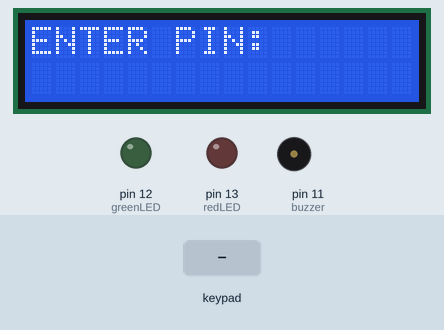
A sketch run on a simulated Arduino Uno, built with avr-gcc and run on an emulated ATmega328P. On the bench: 16×2 character LCD, output pins drawn as LEDs (lit = HIGH), buzzer (waves = sounding). The inputs (shaded band) are chosen by the test bench.

Above: at 1.2 s.
1.3 s: keypad keys 1 2 3 4 pressed 0.4 s apart
At 3.8 s:
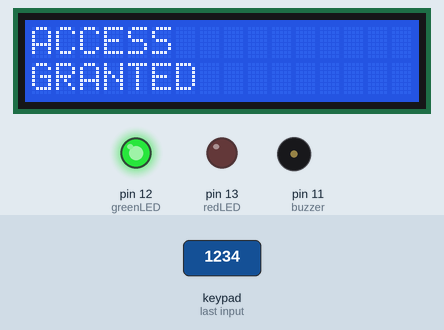
4.4 s: keypad keys 1 3 9 7 pressed 0.4 s apart
At 6.6 s:
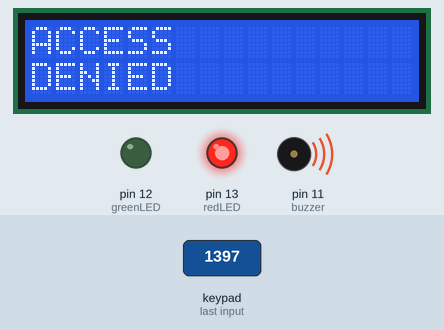
8.5 s: key '1' pressed
At 9.2 s:
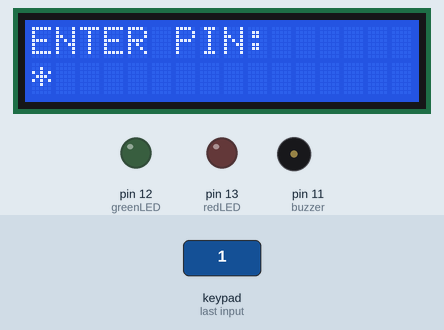
10.0 s: key '2' pressed
At 10.6 s:
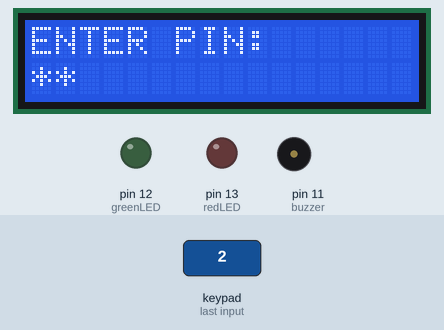
Timing chart, 0 to 12.5 s (numbered marks = the images above; inputs shaded):
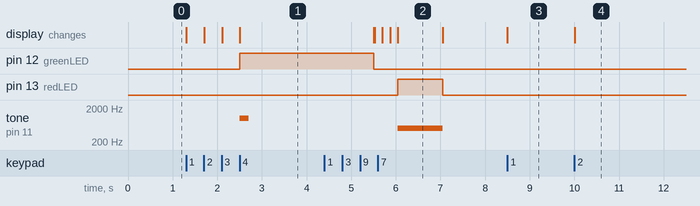

The sketch:

keypad_lock.ino
```cpp
/*
 * Author      : Ritu Raj
 * Date        : 2 July 2026
 */

#include <Keypad.h>
#include <LiquidCrystal.h>

// LCD Pins
LiquidCrystal lcd(7, 6, 5, 4, 3, 2);

// LEDs & Buzzer
const int greenLED = 12;
const int redLED = 13;
const int buzzer = 11;

// Correct PIN
String correctPIN = "1234";
String enteredPIN = "";

int attempts = 0;

// ---------------- Keypad ----------------

const byte ROWS = 4;
const byte COLS = 4;

char keys[ROWS][COLS] = {
  {'1','2','3','A'},
  {'4','5','6','B'},
  {'7','8','9','C'},
  {'*','0','#','D'}};

byte rowPins[ROWS] = {A0, A1, A2, A3};
byte colPins[COLS] = {A4, A5, 8, 9};

Keypad keypad = Keypad(makeKeymap(keys), rowPins, colPins, ROWS, COLS);

// ----------------------------------------

void setup() {
  lcd.begin(16,2);
  pinMode(greenLED,OUTPUT);
  pinMode(redLED,OUTPUT);
  pinMode(buzzer,OUTPUT);
  lcd.print("ENTER PIN:");
  lcd.setCursor(0,1);}

void loop() {
  char key = keypad.getKey();
  if(key){
    if(key>='0' && key<='9'){
      enteredPIN += key;
      lcd.print("*");}

    if(enteredPIN.length()==4){
      checkPIN();}}}

void checkPIN(){
  lcd.clear();
  if(enteredPIN==correctPIN){
    lcd.print("ACCESS");
    lcd.setCursor(0,1);
    lcd.print("GRANTED");
    digitalWrite(greenLED,HIGH);
    tone(buzzer,1000,200);
    delay(3000);
    digitalWrite(greenLED,LOW);
    attempts=0;}

  else{
    lcd.print("ACCESS");
    lcd.setCursor(0,1);
    lcd.print("DENIED");
    digitalWrite(redLED,HIGH);
    tone(buzzer,500);
    delay(1000);
    noTone(buzzer);
    digitalWrite(redLED,LOW);

    attempts++;

    if(attempts>=3){
      lcd.clear();
      lcd.print("SYSTEM LOCKED");
      lcd.setCursor(0,1);
      lcd.print("10 SECONDS");
      delay(10000);
      attempts=0;}}

  enteredPIN="";
  lcd.clear();
  lcd.print("ENTER PIN:");
  lcd.setCursor(0,1);}
```

Measured:
- after the input at 1.3 s, pin 12 (greenLED): LOW → HIGH after 1.2 s; tone on pin 11 (buzzer): silent → 1000 Hz after 1.2 s, → silent 0.20 s later; the display: first changes at once (image 1 shows a later state)
- after the input at 4.4 s, pin 13 (redLED): LOW → HIGH after 1.6 s, → LOW 1.0 s later; tone on pin 11 (buzzer): silent → 500 Hz after 1.6 s, → silent 1.0 s later; the display: first differs from a run without the input after 1.1 s (image 2 shows a later state)
- after the input at 8.5 s, the display: changes at once (image 3)
- after the input at 10.0 s, the display: changes at once (image 4)
- what the display in image 2 shows lasts 1.1 s, from 6.0 s to 7.1 s
